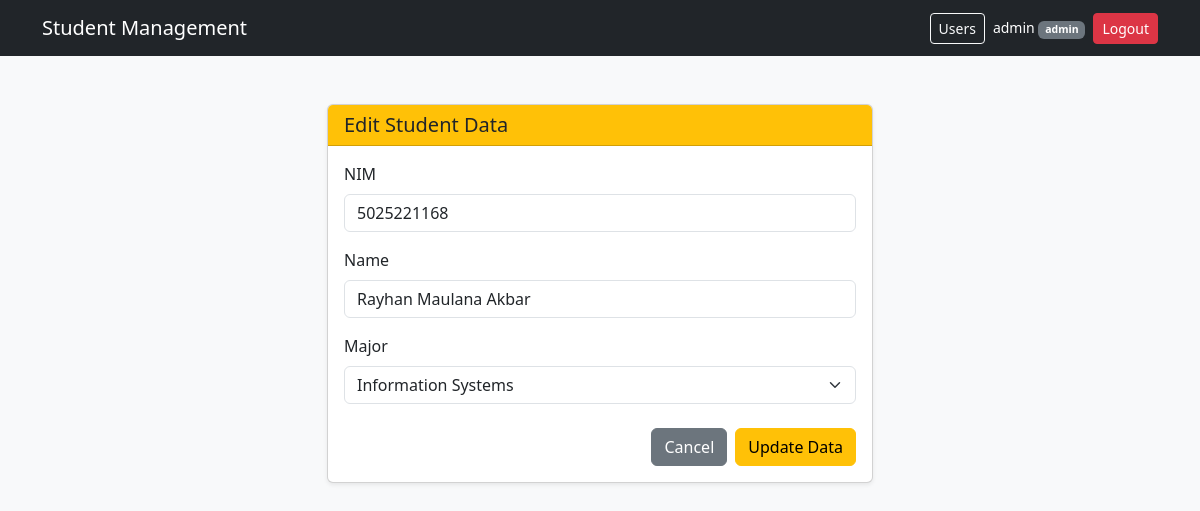
/edit.php?id=9 (signed in), run on the app's committed database.
### tables this page shows
CREATE TABLE `students` (
  `id` int(11) NOT NULL,
  `nim` varchar(20) NOT NULL,
  `name` varchar(100) NOT NULL,
  `major_id` int(11) NOT NULL
);

CREATE TABLE `majors` (
  `id` int(11) NOT NULL,
  `name` varchar(50) NOT NULL
);

### edit.php (the view, shortened to what this page needs)
<?php
include 'config.php';
$id = $_GET['id'];
$stmt = mysqli_prepare(
    $conn,
    "SELECT * FROM students WHERE id = ?"
);
mysqli_stmt_bind_param($stmt, "i", $id);
mysqli_stmt_execute($stmt);
$data = mysqli_fetch_assoc(
    mysqli_stmt_get_result($stmt)
);
$majors = mysqli_query(
    $conn,
    "SELECT id, name FROM majors ORDER BY name"
);
?>
<!DOCTYPE html>
<html lang="en">
<head>
    <link
        href="https://cdn.jsdelivr.net/npm/bootstrap@5.3.0/dist/css/bootstrap.min.css"
        rel="stylesheet">
</head>
<body class="bg-light">
    <?php include 'navbar.php'; ?>
    <div class="container mt-5">
        <div class="row justify-content-center">
            <div class="col-md-6">
                <div class="card shadow-sm">
                    <div class="card-header bg-warning text-dark">
                        <h5 class="mb-0">Edit Student Data</h5>
                    </div>
                    <div class="card-body">
                        <form method="POST" action="">
                            <div class="mb-3">
                                <label for="nim" class="form-label">
                                    NIM
                                </label>
                                <input
                                    type="text"
                                    class="form-control"
                                    id="nim"
                                    name="nim"
                                    value="<?= htmlspecialchars($data['nim']) ?>"
                                    required>
                            </div>
                            <div class="mb-3">
                                <label for="name" class="form-label">
                                    Name
                                </label>
                                <input
                                    type="text"
                                    class="form-control"
                                    id="name"
                                    name="name"
                                    value="<?= htmlspecialchars($data['name']) ?>"
                                    required>
                            </div>
                            <div class="mb-4">
                                <label for="major_id" class="form-label">
                                    Major
                                </label>
                                <select
                                    class="form-select"
                                    id="major_id"
                                    name="major_id"
                                    required>
                                    <?php while ($m = mysqli_fetch_assoc($majors)): ?>
                                        <option
                                            value="<?= $m['id'] ?>"
                                            <?= $m['id'] == $data['major_id'] ? 'selected' : '' ?>>
                                            <?= htmlspecialchars($m['name']) ?>
                                        </option>
                                    <?php endwhile; ?>
                                </select>
                            </div>
                            <div class="d-grid gap-2 d-md-flex justify-content-md-end">
                                <a href="index.php"
                                   class="btn btn-secondary">
                                    Cancel
                                </a>
                                <button
                                    type="submit"
                                    name="update"
                                    class="btn btn-warning">
                                    Update Data
                                </button>
                            </div>
                        </form>
                    </div>
                </div>
            </div>
        </div>
    </div>
</body>
</html>

### data on the page
students: nim "5025221168", name "Rayhan Maulana Akbar", major_id "Information Systems"

### other printed values
$_SESSION['username'] "admin"
$_SESSION['role'] "admin"
